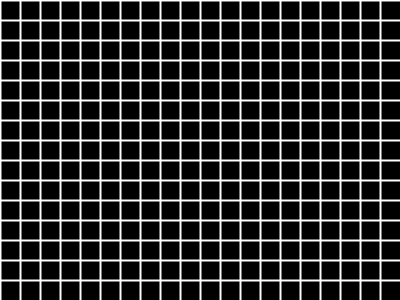
Frame 1 (no input)
Frame 60 (the mouse pressed at the canvas centre just before this capture): identical to frame 1, image omitted
Frame 120 (the mouse held since frame 60 and released just before this capture): identical to frame 1, image omitted

The Processing sketch that drew this single still picture (run headless with seeded random() and noise(); from frame 60 on, the mouse is pressed at the canvas centre):

// Processing sketch: sketch_160729l
// ── sketch_160729l.pde

void setup() {
  size(400, 300);
}

void draw() {
  background(0);  
  stroke(255);
  strokeWeight(2);

  int x = 0;
  while (x < width) {
    line(x, 0, x, height);
    x = x + 20;
  }

  for(int y = 0; y < height; y = y + 20){
    line(0, y, width, y);
  }

}
